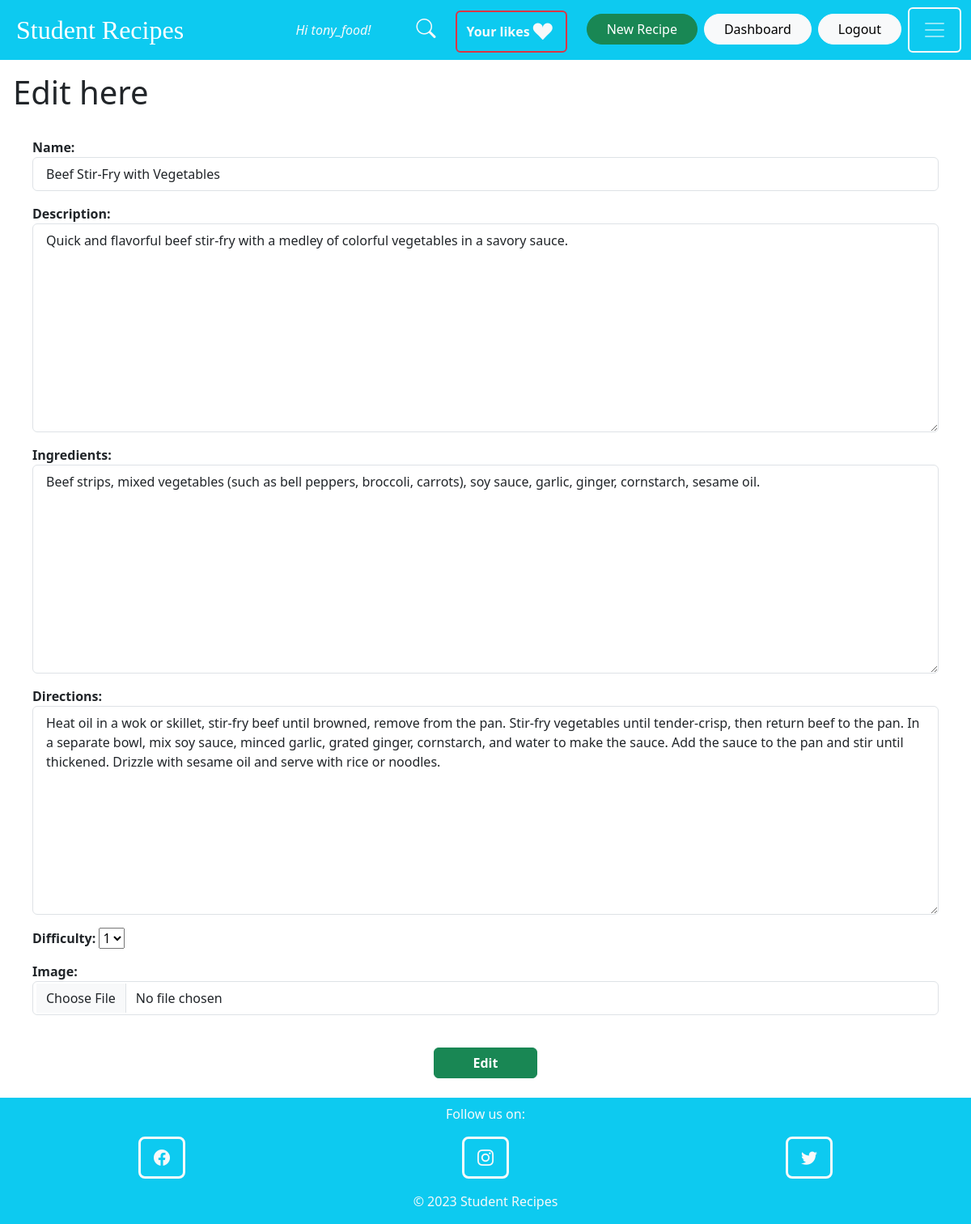
The page /recipes/20/edit/ (signed in) on the database as committed earlier.
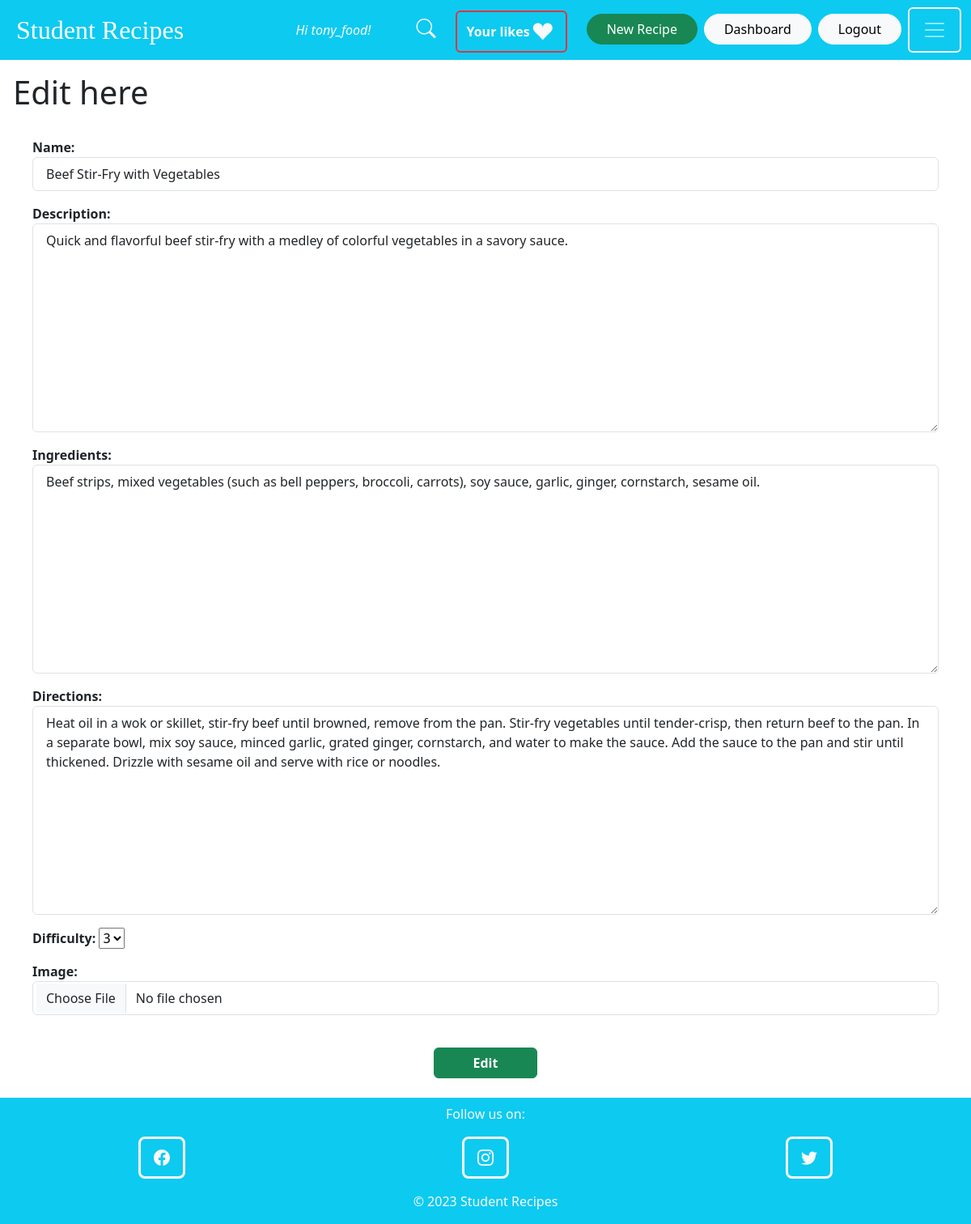
The same page on the database as committed later.
### recipe/models.py (models this page shows, shortened)
class Recipe(models.Model):
    name = models.CharField(max_length=100)
    description = models.TextField()
    ingredients = models.TextField()
    directions = models.TextField()
    category = models.ForeignKey(Category, on_delete=models.CASCADE)
    image = models.ImageField(upload_to='recipe_images', blank=True)
    created_by = models.ForeignKey(User, related_name='items', on_delete=models.CASCADE)
    n_of_likes = models.IntegerField(default=0)
    difficulty = models.IntegerField(default=1)

### recipe/views.py (the view)
# urls.py: path('<int:pk>/edit/', views.editRecipe, name='editRecipe'),
@login_required
def editRecipe(request, pk):
    recipe = get_object_or_404(Recipe, pk=pk, created_by=request.user)
    if request.method == 'POST':
        form = editRecipeForm(request.POST, request.FILES, instance=recipe)
        if form.is_valid():
            recipe.save()
            return redirect('recipe:detail', pk=recipe.pk)
    else:
            form = editRecipeForm(instance=recipe)
    return render(request, 'recipe/editRecipe.html', {
        'form': form
    })

### recipe/forms.py
class editRecipeForm(forms.ModelForm):
    difficulty = forms.ChoiceField(choices=[(i, str(i)) for i in range(1, 6)])
    class Meta:
        model = Recipe
        fields = ('name', 'description', 'ingredients', 'directions', 'difficulty', 'image')
        widgets = {
            'name': forms.TextInput(attrs={
                'placeholder': 'es. Pizza Margherita',
                'class': INPUT_CLASS,
            }),
            'description': forms.Textarea(attrs={
                'placeholder': 'es. Best pizza ever',
                'class': INPUT_CLASS,
            }),
            'ingredients': forms.Textarea(attrs={
                'placeholder': 'es. 1 cup of flour, 1 cup of water, 1 cup of salt',
                'class': INPUT_CLASS,
            }),
            'directions': forms.Textarea(attrs={
                'placeholder': 'es. 1. Mix the flour, water and salt in a bowl. 2. Bake for 30 minutes',
                'class': INPUT_CLASS,
            }),
            'image': forms.FileInput(attrs={
                'class': INPUT_CLASS,
            })
        }

### recipe/templates/recipe/editRecipe.html (shortened to what this page needs)
{% extends 'core/base.html' %}
{% block content %}
    <div class="px-3">
   <h1 class="pt-3">Edit {{ recipe.name }} here</h1>
   <form method="POST" action="." enctype="multipart/form-data">
       <div class="p-4 fw-bold">
           {{ form.as_p }}
       </div>
    <div class="text-center">
        <button type="submit" class="btn btn-success px-3 text-center px-5 fw-bold">Edit</button>
    </div>
   </form>
    </div>
{% endblock %}

Rows that differ between the two databases and show on the page:
changed Recipe "Beef Stir-Fry with Vegetables": difficulty "1" → "3"
